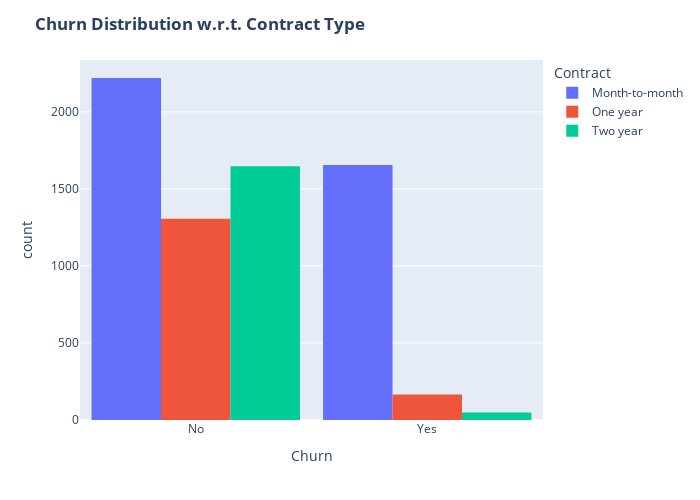

The cell this chart's notebook holds for it:
### Markdown cell above
26.6 % of customers switched to another firm.

Customers are 49.5 % female and 50.5 % male

### Code cell
churn_map = {0: 'No', 1: 'Yes'}
contract_map={0:'Month-to-month',1:'One year',2:'Two year'}

plot_churn_vs_contract(Data, churn_col="Churn", contract_col="Contract")

### Figure 1 — Plotly figure (JSON) as saved in the notebook; plotly's stock layout.template omitted (floating-point values rounded to 4 significant figures; data arrays with more than 128 entries replaced by an {"elided": "..."} marker saying what was removed)
{"data": [{"alignmentgroup": "True", "bingroup": "x", "hovertemplate": "Contract=Month-to-month<br>Churn=%{x}<br>count=%{y}<extra></extra>", "legendgroup": "Month-to-month", "marker": {"color": "#636efa", "pattern": {"shape": ""}}, "name": "Month-to-month", "offsetgroup": "Month-to-month", "orientation": "v", "showlegend": true, "type": "histogram", "x": {"elided": "3875 str values"}, "xaxis": "x", "yaxis": "y"}, {"alignmentgroup": "True", "bingroup": "x", "hovertemplate": "Contract=One year<br>Churn=%{x}<br>count=%{y}<extra></extra>", "legendgroup": "One year", "marker": {"color": "#EF553B", "pattern": {"shape": ""}}, "name": "One year", "offsetgroup": "One year", "orientation": "v", "showlegend": true, "type": "histogram", "x": {"elided": "1473 str values"}, "xaxis": "x", "yaxis": "y"}, {"alignmentgroup": "True", "bingroup": "x", "hovertemplate": "Contract=Two year<br>Churn=%{x}<br>count=%{y}<extra></extra>", "legendgroup": "Two year", "marker": {"color": "#00cc96", "pattern": {"shape": ""}}, "name": "Two year", "offsetgroup": "Two year", "orientation": "v", "showlegend": true, "type": "histogram", "x": {"elided": "1695 str values"}, "xaxis": "x", "yaxis": "y"}], "layout": {"bargap": 0.1, "barmode": "group", "height": 500, "legend": {"title": {"text": "Contract"}, "tracegroupgap": 0}, "margin": {"t": 60}, "title": {"text": "<b>Churn Distribution w.r.t. Contract Type</b>"}, "width": 700, "xaxis": {"anchor": "y", "domain": [0, 1], "title": {"text": "Churn"}}, "yaxis": {"anchor": "x", "domain": [0, 1], "title": {"text": "count"}}}}
